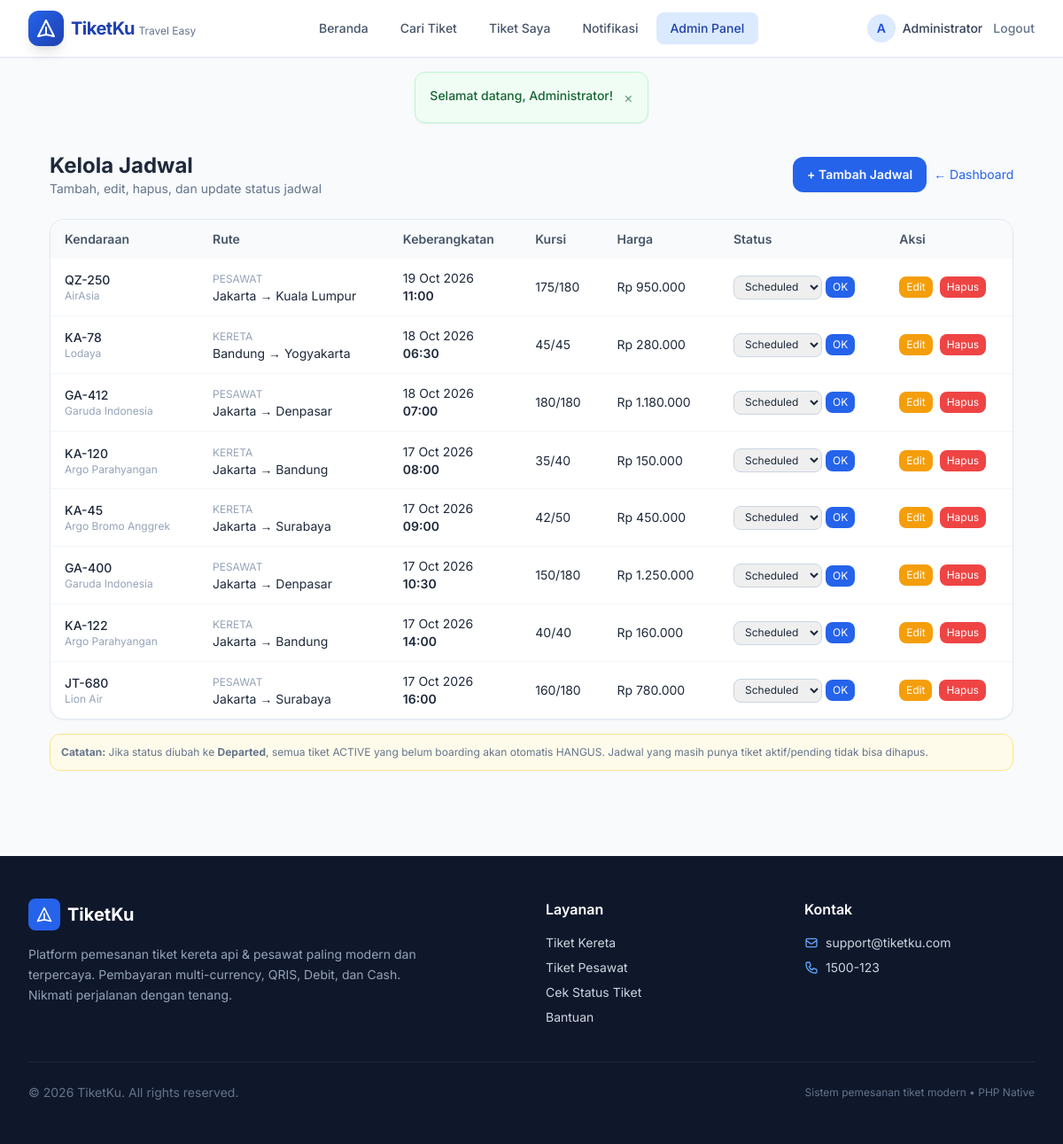
/admin/jadwal.php (signed in), run on the app's committed database.
### tables this page shows
CREATE TABLE users (
    id INT AUTO_INCREMENT PRIMARY KEY,
    nama_lengkap VARCHAR(100) NOT NULL,
    email VARCHAR(100) NOT NULL UNIQUE,
    password VARCHAR(255) NOT NULL,
    no_hp VARCHAR(20),
    alamat TEXT,
    role ENUM('user', 'admin') DEFAULT 'user',
    account_status ENUM('active','banned','inactive') DEFAULT 'active',
    banned_until DATETIME DEFAULT NULL,
    ban_reason VARCHAR(255) DEFAULT NULL,
    created_at TIMESTAMP DEFAULT CURRENT_TIMESTAMP,
    updated_at TIMESTAMP DEFAULT CURRENT_TIMESTAMP ON UPDATE CURRENT_TIMESTAMP
);

CREATE TABLE schedules (
    id INT AUTO_INCREMENT PRIMARY KEY,
    route_id INT NOT NULL,
    kode_kendaraan VARCHAR(30) NOT NULL,           
    nama_kendaraan VARCHAR(100),                  
    tanggal_berangkat DATE NOT NULL,
    jam_berangkat TIME NOT NULL,
    tanggal_tiba DATE,
    jam_tiba TIME,
    harga_idr DECIMAL(15,2) NOT NULL,             
    total_kursi INT NOT NULL DEFAULT 50,
    kursi_tersedia INT NOT NULL DEFAULT 50,
    status ENUM('scheduled','boarding','departed','cancelled','completed') DEFAULT 'scheduled',
    boarding_start DATETIME,                      
    created_at TIMESTAMP DEFAULT CURRENT_TIMESTAMP,
    FOREIGN KEY (route_id) REFERENCES routes(id) ON DELETE CASCADE
);

CREATE TABLE routes (
    id INT AUTO_INCREMENT PRIMARY KEY,
    jenis ENUM('kereta', 'pesawat') NOT NULL,
    kode_rute VARCHAR(20) NOT NULL,
    asal VARCHAR(100) NOT NULL,
    tujuan VARCHAR(100) NOT NULL,
    stasiun_bandara_asal VARCHAR(150),
    stasiun_bandara_tujuan VARCHAR(150),
    is_active TINYINT(1) DEFAULT 1,
    created_at TIMESTAMP DEFAULT CURRENT_TIMESTAMP
);

### includes/functions.php (called while the page is built, shortened)
<?php
function e($string) {
    return htmlspecialchars($string ?? '', ENT_QUOTES, 'UTF-8');
}
function getFlash() {
    if (isset($_SESSION['flash'])) {
        $flash = $_SESSION['flash'];
        return $flash;
    }
    return null;
}
function isLoggedIn() {
    return isset($_SESSION['user_id']);
}
function isAdmin() {
    return isset($_SESSION['user_role']) && $_SESSION['user_role'] === 'admin';
}
function formatRupiah($angka) {
    return 'Rp ' . number_format($angka, 0, ',', '.');
}
?>

### admin/jadwal.php (the view, shortened to what this page needs)
<?php
require_once __DIR__ . '/../includes/header.php';
$stmt = $pdo->query("
    SELECT s.*, r.jenis, r.asal, r.tujuan
    FROM schedules s
    JOIN routes r ON s.route_id = r.id
    WHERE s.tanggal_berangkat >= DATE_SUB(CURDATE(), INTERVAL 2 DAY)
    ORDER BY s.tanggal_berangkat DESC, s.jam_berangkat
");
$schedules = $stmt->fetchAll();
?>
<div class="max-w-6xl mx-auto px-4 sm:px-6 lg:px-8 py-8">
    <div class="flex flex-col sm:flex-row sm:items-center justify-between gap-4 mb-6">
        <div>
            <h1 class="text-2xl font-bold text-slate-800">Kelola Jadwal</h1>
            <p class="text-sm text-slate-500">Tambah, edit, hapus, dan update status jadwal</p>
        </div>
        <div class="flex gap-2">
            <a href="?tambah=1" class="bg-primary-600 hover:bg-primary-700 text-white font-semibold px-4 py-2.5 rounded-xl transition text-sm">+ Tambah Jadwal</a>
            <a href="<?= APP_URL ?>/admin/index.php" class="text-sm text-primary-600 hover:underline self-center">← Dashboard</a>
        </div>
    </div>
    <div class="bg-white rounded-2xl border border-slate-200 shadow-sm overflow-hidden">
        <div class="overflow-x-auto">
            <table class="w-full text-sm">
                <thead class="bg-slate-50 text-slate-600 text-left">
                    <tr>
                        <th class="px-4 py-3 font-semibold">Kendaraan</th>
                        <th class="px-4 py-3 font-semibold">Rute</th>
                        <th class="px-4 py-3 font-semibold">Keberangkatan</th>
                        <th class="px-4 py-3 font-semibold">Kursi</th>
                        <th class="px-4 py-3 font-semibold">Harga</th>
                        <th class="px-4 py-3 font-semibold">Status</th>
                        <th class="px-4 py-3 font-semibold">Aksi</th>
                    </tr>
                </thead>
                <tbody class="divide-y divide-slate-100">
                    <?php foreach ($schedules as $s): ?>
                    <tr class="hover:bg-slate-50">
                        <td class="px-4 py-3">
                            <div class="font-medium"><?= e($s['kode_kendaraan']) ?></div>
                            <div class="text-xs text-slate-400"><?= e($s['nama_kendaraan']) ?></div>
                        </td>
                        <td class="px-4 py-3">
                            <span class="text-xs uppercase text-slate-400"><?= e($s['jenis']) ?></span><br>
                            <?= e($s['asal']) ?> → <?= e($s['tujuan']) ?>
                        </td>
                        <td class="px-4 py-3">
                            <?= date('d M Y', strtotime($s['tanggal_berangkat'])) ?><br>
                            <span class="font-semibold"><?= date('H:i', strtotime($s['jam_berangkat'])) ?></span>
                        </td>
                        <td class="px-4 py-3"><?= $s['kursi_tersedia'] ?>/<?= $s['total_kursi'] ?></td>
                        <td class="px-4 py-3"><?= formatRupiah($s['harga_idr']) ?></td>
                        <td class="px-4 py-3">
                            <form method="POST" class="flex gap-1 items-center">
                                <select name="new_status" class="text-xs border border-slate-300 rounded-lg px-2 py-1">
                                    <?php foreach (['scheduled','boarding','departed','completed','cancelled'] as $st): ?>
                                    <option value="<?= $st ?>" <?= $s['status']===$st?'selected':'' ?>><?= ucfirst($st) ?></option>
                                    <?php endforeach; ?>
                                </select>
                                <button type="submit" class="text-xs bg-primary-600 text-white px-2 py-1 rounded-lg hover:bg-primary-700">OK</button>
                            </form>
                        </td>
                        <td class="px-4 py-3">
                            <div class="flex gap-2">
                                <a href="?edit=<?= $s['id'] ?>" class="text-xs bg-amber-500 text-white px-2 py-1 rounded-lg hover:bg-amber-600">Edit</a>
                                <a href="?hapus=<?= $s['id'] ?>" onclick="return confirm('Yakin hapus jadwal ini?')" class="text-xs bg-red-500 text-white px-2 py-1 rounded-lg hover:bg-red-600">Hapus</a>
                            </div>
                        </td>
                    </tr>
                    <?php endforeach; ?>
                </tbody>
            </table>
        </div>
    </div>
    <div class="mt-4 text-xs text-slate-500 bg-amber-50 border border-amber-200 rounded-xl p-3">
        <strong>Catatan:</strong> Jika status diubah ke <b>Departed</b>, semua tiket ACTIVE yang belum boarding akan otomatis HANGUS.
        Jadwal yang masih punya tiket aktif/pending tidak bisa dihapus.
    </div>
</div>
<?php require_once __DIR__ . '/../includes/footer.php'; ?>

### includes/header.php (shortened to what this page needs)
<?php
require_once __DIR__ . '/functions.php';
$currentUser = null;
if (isLoggedIn()) {
    $stmt = $pdo->prepare("SELECT * FROM users WHERE id = ?");
    $stmt->execute([$_SESSION['user_id']]);
    $currentUser = $stmt->fetch();
}
?>
<!DOCTYPE html>
<html lang="id">
<head>
    <script src="https://cdn.tailwindcss.com"></script>
    <link href="https://unpkg.com/aos@2.3.4/dist/aos.css" rel="stylesheet">
</head>
<body class="bg-slate-50 text-slate-800 min-h-screen flex flex-col">
<nav class="bg-white/90 backdrop-blur-md border-b border-slate-200 sticky top-0 z-50 shadow-sm">
    <div class="max-w-7xl mx-auto px-4 sm:px-6 lg:px-8">
        <div class="flex justify-between h-16 items-center">
            <a href="<?= APP_URL ?>/index.php" class="flex items-center gap-2 group">
                <div class="w-10 h-10 bg-gradient-to-br from-primary-600 to-primary-800 rounded-xl flex items-center justify-center shadow-lg group-hover:scale-105 transition">
                    <svg class="w-6 h-6 text-white" fill="none" stroke="currentColor" viewBox="0 0 24 24">
                        <path stroke-linecap="round" stroke-linejoin="round" stroke-width="2" d="M12 19l9 2-9-18-9 18 9-2zm0 0v-8"/>
                    </svg>
                </div>
                <div>
                    <span class="font-bold text-xl text-primary-800 tracking-tight"><?= APP_NAME ?></span>
                    <span class="hidden sm:inline text-xs text-slate-500 block -mt-1">Travel Easy</span>
                </div>
            </a>
            <div class="hidden md:flex items-center gap-1">
                <a href="<?= APP_URL ?>/index.php" class="px-4 py-2 rounded-lg text-sm font-medium text-slate-600 hover:text-primary-700 hover:bg-primary-50 transition">Beranda</a>
                <a href="<?= APP_URL ?>/user/cari.php" class="px-4 py-2 rounded-lg text-sm font-medium text-slate-600 hover:text-primary-700 hover:bg-primary-50 transition">Cari Tiket</a>
                <?php if (isLoggedIn()): ?>
                    <a href="<?= APP_URL ?>/user/tiket-saya.php" class="px-4 py-2 rounded-lg text-sm font-medium text-slate-600 hover:text-primary-700 hover:bg-primary-50 transition">Tiket Saya</a>
                    <a href="<?= APP_URL ?>/user/notifikasi.php" class="relative px-4 py-2 rounded-lg text-sm font-medium text-slate-600 hover:text-primary-700 hover:bg-primary-50 transition">
                        Notifikasi
                    </a>
                    <?php if (isAdmin()): ?>
                        <a href="<?= APP_URL ?>/admin/index.php" class="px-4 py-2 rounded-lg text-sm font-medium bg-primary-100 text-primary-800 hover:bg-primary-200 transition">Admin Panel</a>
                    <?php endif; ?>
                <?php endif; ?>
            </div>
            <div class="flex items-center gap-3">
                <?php if (isLoggedIn()): ?>
                    <div class="hidden sm:flex items-center gap-2 text-sm">
                        <div class="w-8 h-8 bg-primary-100 rounded-full flex items-center justify-center text-primary-700 font-semibold">
                            <?= strtoupper(substr($currentUser['nama_lengkap'], 0, 1)) ?>
                        </div>
                        <span class="font-medium text-slate-700"><?= e(explode(' ', $currentUser['nama_lengkap'])[0]) ?></span>
                    </div>
                    <a href="<?= APP_URL ?>/process/logout.php" class="text-sm font-medium text-slate-500 hover:text-red-600 transition">Logout</a>
                <?php endif; ?>
            </div>
        </div>
    </div>
</nav>
<?php $flash = getFlash(); if ($flash): ?>
<div class="max-w-7xl mx-auto px-4 mt-4 flash-anim">
    <div class="rounded-xl p-4 flex items-start gap-3 shadow-sm
        <?= $flash['type'] === 'success' ? 'bg-green-50 text-green-800 border border-green-200' : '' ?>
        <?= $flash['type'] === 'danger'  ? 'bg-red-50 text-red-800 border border-red-200' : '' ?>
        <?= $flash['type'] === 'warning' ? 'bg-amber-50 text-amber-800 border border-amber-200' : '' ?>
        <?= $flash['type'] === 'info'    ? 'bg-blue-50 text-blue-800 border border-blue-200' : '' ?>
    ">
        <div class="flex-1 text-sm font-medium"><?= e($flash['message']) ?></div>
        <button onclick="this.closest('.flash-anim').remove()" class="text-current opacity-60 hover:opacity-100 transition">&times;</button>
    </div>
</div>
<?php endif; ?>
<main class="flex-1">

### includes/header.php (style rules this page uses)
body { font-family: 'Inter', sans-serif; }
html { scroll-behavior: smooth; }
a[class*="bg-primary"], a[class*="bg-green"], button[class*="bg-primary"], button[class*="bg-green"], button[type="submit"] { transition: transform 0.2s ease, box-shadow 0.25s ease, filter 0.2s ease !important; }
nav a { transition: all 0.2s ease !important; }
.flash-anim { animation: flashIn 0.5s cubic-bezier(0.22,1,0.36,1) both; }

### data on the page
users: nama_lengkap "A", nama_lengkap "Administrator"
schedules: kode_kendaraan "QZ-250", nama_kendaraan "AirAsia", route.jenis "PESAWAT", route.asal "Jakarta", route.tujuan "Kuala Lumpur", tanggal_berangkat "19 Oct 2026", jam_berangkat "11:00", kursi_tersedia "175", total_kursi "180", harga_idr "Rp 950.000", new_status "Scheduled"
schedules: kode_kendaraan "KA-78", nama_kendaraan "Lodaya", route.jenis "KERETA", route.asal "Bandung", route.tujuan "Yogyakarta", tanggal_berangkat "18 Oct 2026", jam_berangkat "06:30", kursi_tersedia "45", total_kursi "45", harga_idr "Rp 280.000", new_status "Scheduled"
schedules: kode_kendaraan "GA-412", nama_kendaraan "Garuda Indonesia", route.jenis "PESAWAT", route.asal "Jakarta", route.tujuan "Denpasar", tanggal_berangkat "18 Oct 2026", jam_berangkat "07:00", kursi_tersedia "180", total_kursi "180", harga_idr "Rp 1.180.000", new_status "Scheduled"
schedules: kode_kendaraan "KA-120", nama_kendaraan "Argo Parahyangan", route.jenis "KERETA", route.asal "Jakarta", route.tujuan "Bandung", tanggal_berangkat "17 Oct 2026", jam_berangkat "08:00", kursi_tersedia "35", total_kursi "40", harga_idr "Rp 150.000", new_status "Scheduled"
schedules: kode_kendaraan "KA-45", nama_kendaraan "Argo Bromo Anggrek", route.jenis "KERETA", route.asal "Jakarta", route.tujuan "Surabaya", tanggal_berangkat "17 Oct 2026", jam_berangkat "09:00", kursi_tersedia "42", total_kursi "50", harga_idr "Rp 450.000", new_status "Scheduled"
schedules: kode_kendaraan "GA-400", nama_kendaraan "Garuda Indonesia", route.jenis "PESAWAT", route.asal "Jakarta", route.tujuan "Denpasar", tanggal_berangkat "17 Oct 2026", jam_berangkat "10:30", kursi_tersedia "150", total_kursi "180", harga_idr "Rp 1.250.000", new_status "Scheduled"
schedules: kode_kendaraan "KA-122", nama_kendaraan "Argo Parahyangan", route.jenis "KERETA", route.asal "Jakarta", route.tujuan "Bandung", tanggal_berangkat "17 Oct 2026", jam_berangkat "14:00", kursi_tersedia "40", total_kursi "40", harga_idr "Rp 160.000", new_status "Scheduled"
schedules: kode_kendaraan "JT-680", nama_kendaraan "Lion Air", route.jenis "PESAWAT", route.asal "Jakarta", route.tujuan "Surabaya", tanggal_berangkat "17 Oct 2026", jam_berangkat "16:00", kursi_tersedia "160", total_kursi "180", harga_idr "Rp 780.000", new_status "Scheduled"

### other printed values
APP_NAME "TiketKu"
$flash['message'] "Selamat datang, Administrator!"
